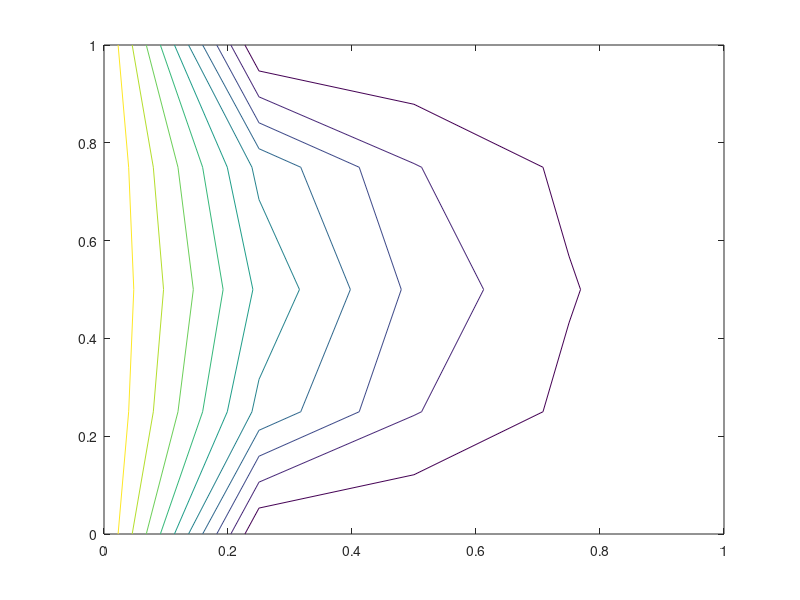

The MATLAB source for this figure:
%% Diffusion2D 
% Author: Adam Buchalter
% ------------------------------------------------------------------------------
% This is an iterative finite-difference solver for 2-dimensional, Laplacian 
% heat diffusion in cartesian coordinates using Dirichlet boundary conditions
% ∇⋅∇ T = 0
% ------------------------------------------------------------------------------
clear all; close all; clc;

%% Computational Parameters
% ------------------------------------------------------------------------------

% Define physical domain
h = 1.0;
w = 1.0;

% Define mesh size
fprintf('Maximum number of points in x-direction') % separate print and input
                                                   % b/c vscode extension
i_max = input('');
fprintf('Maximum number of points in y-direction')
j_max = input('');

% Define temperature at boundry
T_boundry = 100.0;

% Define iteration parameters
residual = 1.0E5;
epsilon = 1.0E-9;

% Calculate step sizes
Deltax = w/(i_max-1);
Deltay = h/(j_max-1);

%% Script
% ------------------------------------------------------------------------------

% Discretize and convert to a linear system A*T = b

% Init
T = zeros(i_max,j_max)
% Apply BCs
T(1,:) = T_boundry

% Define Coefficient Matrix
iter = 1;
T_old = T;
tstart = tic; % Measure computation time
while (residual > epsilon)  
    for i = 2:i_max-1
        for j = 2:j_max-1
            T(i,j) = ((T(i+1,j)+T(i-1,j))/Deltax^2 + (T(i,j+1)+T(i,j-1))/Deltay^2)/(2.0/Deltax^2 + 2.0/Deltay^2);
        end
    end
    iter = iter + 1;
    residual = norm(T-T_old);
    fprintf(1,'iter = %i, residual = %g\n',iter,log10(residual))
    T_old = T;
end
toc(tstart);

%% Output Results
% ------------------------------------------------------------------------------

% Init

% Define x and y values
for i = 1:i_max
    for j = 1:j_max
        x(i,j) = Deltax*(i-1);
        y(i,j) = Deltay*(j-1);
        % k = pmap(i,j,i_max); % Alternative to reshape (below)
        % T_plot(i,j) = T(k,1);
    end
end

% Produce isotherm level contour plot of data
contour(x,y,T)